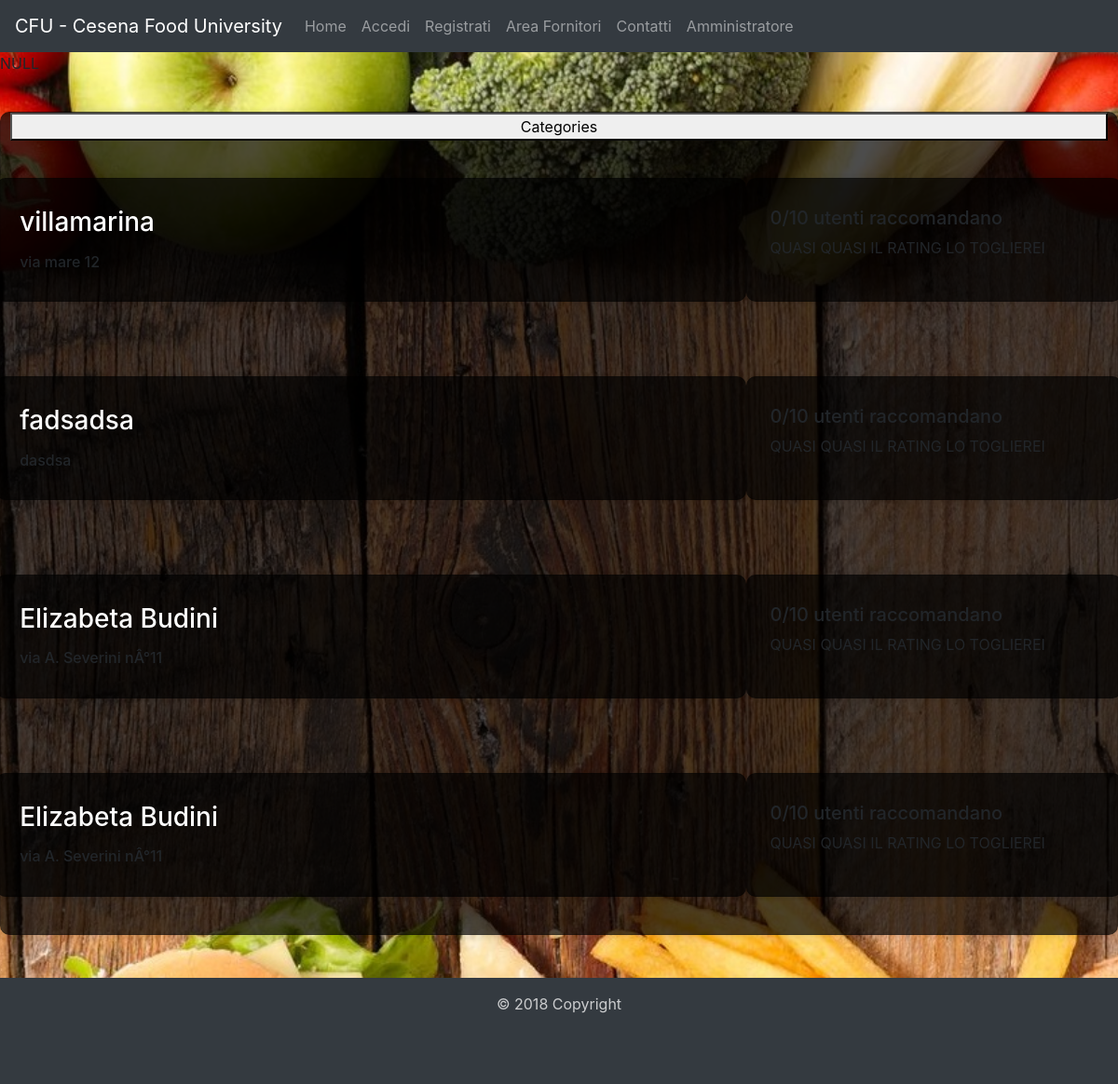
The page /codice/php/ricerca.php on the database its author committed.
### tables this page shows
CREATE TABLE `ristorante` (
  `id` int(11) NOT NULL,
  `email_proprietario` varchar(40) NOT NULL,
  `nome` varchar(20) NOT NULL,
  `indirizzo` varchar(40) NOT NULL,
  `nome_categoria` varchar(20) DEFAULT NULL,
  `info` varchar(100) DEFAULT NULL,
  `rating` int(11) NOT NULL,
  `approvato` tinyint(1) NOT NULL DEFAULT '0'
);

### codice/php/ricerca.php (the view, shortened to what this page needs)
<!DOCTYPE html>
<html lang="it" dir="ltr">
  <head>
    <link rel="stylesheet" href="./../css/bootstrap.min.css">
    <link href="./../css/full.css" rel="stylesheet">
    <link href="./../css/form.css" rel="stylesheet">
    <link href="./../css/menubar.css" rel="stylesheet">
    <link href="./../css/footer.css" rel="stylesheet">
    <link href="./../css/admin.css" rel="stylesheet">
    <link href="./../css/sidebar.css" rel="stylesheet">
  </head>
  <body>
  <?php $current= "ricerca";
	include 'menu.php';
  var_dump($_SESSION["id_prenotazione"]); ?>
 <div class="main card card-sm center-msg-box main">
 <button type="button" name="button"  onclick="openNav()">Categories</button>
  <?php
  $servername = "localhost";
  $username = "root";
  $password = "";
  $dbname = "cfu";
  $conn = new mysqli($servername, $username, $password, $dbname);
  foreach($conn->query('SELECT * FROM ristorante ORDER BY nome_categoria') as $row) {
    echo'
    <div class="row">
      <div class="card card-sm center-msg-box col-sm-8">
        <h3>'.$row["nome"].'</h3>
        <h4>'.$row["nome_categoria"].'</h4>
        <h6>'.$row["indirizzo"].'</h6>
      </div>
      <div class="card card-sm center-msg-box col-sm-4">
        <h5> '.$row["rating"].'/10 utenti raccomandano </h5>
        QUASI QUASI IL RATING LO TOGLIEREI
      </div>
    </div>
      ';
    }
    ?>
  </div>
  <?php include 'footer.php'; ?>
  </body>
</html>

### codice/php/menu.php (shortened to what this page needs)
<nav class="navbar navbar-expand-lg navbar-dark bg-dark sticky-top">
<a class="navbar-brand" href="homeclienti.php">CFU - Cesena Food University</a>
<div class="collapse navbar-collapse" id="navbarSupportedContent">
<ul class="navbar-nav mr-auto">
<?php
if ($_SESSION['fornitore']=== "true") {
  include 'menufornitori.php';
} else {
  if ($_SESSION['admin']=== "true") {
    include 'menuadmin.php';
  } else {
    if ($_SESSION['utente']=== "true"){
        include 'menuutenti.php';
    }
  }
}
?>
</ul>
</div>
</nav>

### codice/php/menuutenti.php (shortened to what this page needs)
<?php
if ( isset( $_SESSION['email'] ) ) {
  ?>
  <li class="nav-item">
    <a class="nav-link" href="homeclienti.php"<?php if($current == 'homeclienti') {echo 'id="current"';} ?>>Home <span class="sr-only">(current)</span></a>
  </li>
  <li class="nav-item">
    <a class="nav-link" href="profiloutente.php"<?php if($current == 'profiloutente') {echo 'id="current"';} ?>>Profilo <?php echo $_SESSION["nome"]; ?> </a>
  </li>
  <li class="nav-item">
    <a class="nav-link" href="messaggiutente.php"<?php if($current == 'messaggiutente') {echo 'id="current"';} ?>>Messaggi <span class="badge badge-primary">1</span>
  <span class="sr-only">unread messages</span></a>
  </li>
  <li class="nav-item">
    <a class="nav-link" href="carrello.php"<?php if($current == 'carrello') {echo 'id="current"';} ?>>Carrello</a>
  </li>
  <li class="nav-item">
    <a class="nav-link" href="#"<?php if($current == 'contatti') {echo 'id="current"';} ?>>Contatti</a>
  </li>
  <li class="nav-item">
    <a class="nav-link" href="logout.php"<?php if($current == 'logout') {echo 'id="current"';} ?>>Logout</a>
  </li>
 <?php
} else {
 ?>
 <li class="nav-item ">
   <a class="nav-link" href="homeclienti.php"<?php if($current == 'homeclienti') {echo 'id="current"';} ?>>Home <span class="sr-only">(current)</span></a>
 </li>
 <li class="nav-item">
   <a class="nav-link" href="accedi.php" <?php if($current == 'accedi') {echo 'id="current"';} ?>>Accedi</a>
 </li>
 <li class="nav-item">
   <a class="nav-link" href="signinutente.php"<?php if($current == 'signinutente') {echo 'id="current"';} ?>>Registrati</a>
 </li>
 <li class="nav-item">
   <a class="nav-link" href="areafornitori.php"<?php if($current == 'areafornitori') {echo 'id="current"';} ?>>Area Fornitori</a>
 </li>
 <li class="nav-item">
   <a class="nav-link" href="#"<?php if($current == 'contatti') {echo 'id="current"';} ?>>Contatti</a>
 </li>
 <li class="nav-item">
   <a class="nav-link" href="accedi.php">Amministratore</a>
 </li>
<?php
}
?>

### codice/php/footer.php
<footer class="page-footer font-small blue ">
  <div class="footer-copyright text-center py-3">© 2018 Copyright
  </div>
</footer>

### codice/css/full.css (style rules this page uses)
body { background: url('./../resources/bg.jpg') no-repeat center center fixed; -webkit-background-size: cover; -moz-background-size: cover; background-size: cover; -o-background-size: cover; }
.center-msg-box { padding:30px; margin:40px auto; border-radius: 10px; -webkit-border-radius:10px; -moz-border-radius: 10px; box-shadow: 0px 0px 10px rgba(0, 0, 0, 0.13); -moz-box-shadow: 0px 0px 10px rgba(0, 0, 0, 0.13); -webkit-box-shadow: 0px 0px 10px rgba(0, 0, 0, 0.13); background-color: rgba(0, 0, 0, 0.5); }
h3 { color:white; }

### codice/css/footer.css (style rules this page uses)
footer { background-color: #343a40 !important; color: rgba(255,255,255,.75); position: absolute; left: 0; bottom: 0; width: 100%; height: 114px; }
body { padding-bottom: 120px; }

### codice/css/admin.css (style rules this page uses)
.card-sm { padding-left: 2%; padding-right: 2%; background: rgba(1,1,1,0.7); padding-bottom: 2%; }

### codice/css/sidebar.css (style rules this page uses)
.main { padding: 0px 10px; }

### rows shown on the page
ristorante: nome "villamarina", indirizzo "via mare 12", rating "0"
ristorante: nome "fadsadsa", indirizzo "dasdsa", rating "0"
ristorante: nome "Elizabeta Budini", indirizzo "via A. Severini nÂ°11", rating "0"
ristorante: nome "Elizabeta Budini", indirizzo "via A. Severini nÂ°11", rating "0"
